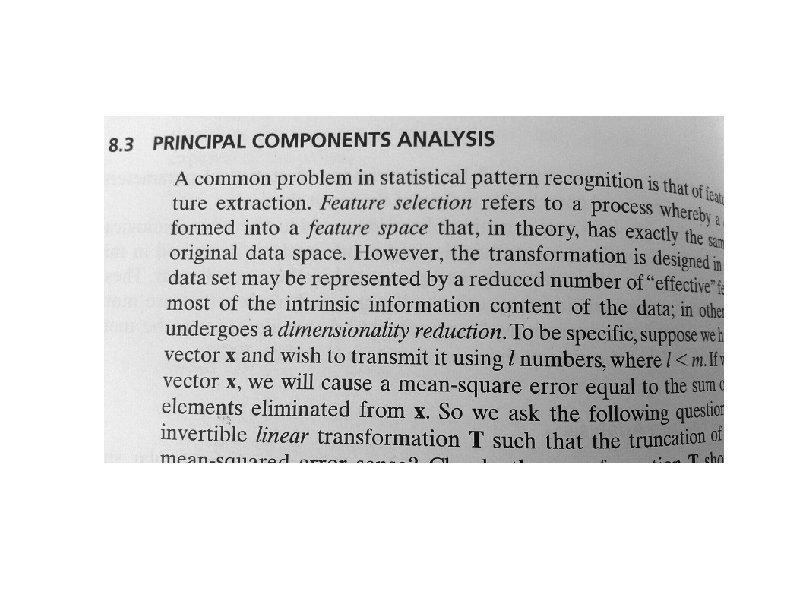
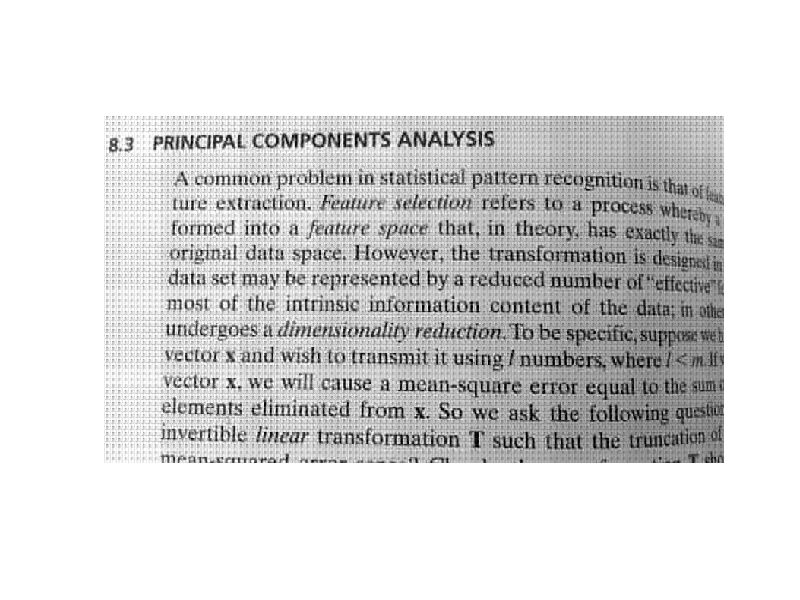
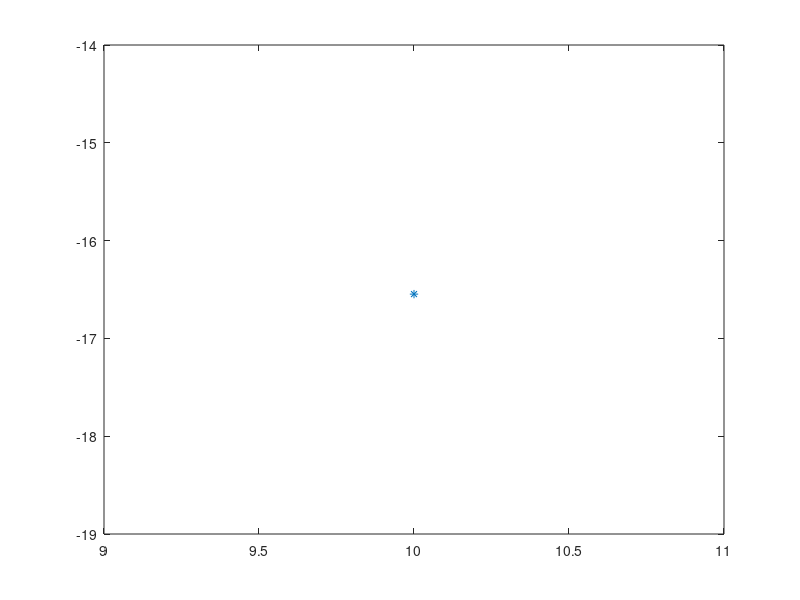

Recreate these plots in MATLAB, in order.
clc;close all;clear all

load Task3_data
figure
imshow(I)
G=I;
Ir=G(:);



pb(64,5814)=0; %each block 200
% 10 by 20 block gives 28,21

a=8;b=8;pp=0;

% per block
[m n]=size(G);
a1=m/a;b1=n/b;
for j=1:a1
pbb=zeros(a,b);
    for i=1:b1
        pbb=G(a*(j-1)+1:a*j,b*(i-1)+1:b*i);
   pp=pp+1;
        pb(:,pp)=pbb(:) ;
    end
end

Rxx=(pb*pb')/5814;
[V,ev]=eig(Rxx) ;
%returns diagonal matrix D of generalized eigenvalues and full matrix 
%V whose columns are the corresponding right eigenvectors, 
%eigen vectors V and diagonal are eigen values
eigenvalues=(diag(ev));
%eigen vectors of autocorrelation matrix explains variance
%Note that, the principal components are really 
%the eigenvalues sorted in descending order, i.e., d64 ? ... ? d2 ? d


x=zeros(64,5814);
x=pb;

% x=[pb(:,1);pb(:,2) ...]

% somewhere wrong starting from here
% mm=150; % m<n weight principal components must be less than length of input vector
pc=11
w=(rand(64,pc)-0.5)./60; %150 weights from each input going into 588 neurons
% for small weights
w=w';
% generalized hebbian algorithm
alpha=0.01;
yr=zeros(pc,5814);
wo=0;
br=0
on=1
q=0;
% need to add stop criteria condition instead of loop
% error stopping is better than weight which never converges
% can try normalsing old and new weights too
% for loop=1:30; %for checking emse iterations -17db
 loop=10
for j=1:loop
     q=q+1;
    i=0;
ar=randperm(5814);
    for s=1:5814
        br=ar(s);
    yr(:,br)=w*(x(:,br));
w=w+alpha*(yr(:,br)*x(:,br)'-tril(yr(:,br)*yr(:,br)')*w);
    end 
     alpha=0.99*alpha;
end
% problem with learning
o=zeros(64,5814);

for u=1:length(x)
o(:,u)=w'*yr(:,u); %check here yr
end
% then need to check regetting here


o=o;
% rearranging works good tested by keeping pb
% pb has 588 blocks in colunm which should be rearranged
bck3=zeros(a*a1,b*b1);
 pp=1 
 for j=1:a1
     for i=1:b1
%      bck=pb(:,pp)
bck=o(:,pp);
 bck2=vec2mat(bck,a)';
%how to rearrange blocks now into 28 and 21 of 10 by 20
 op(a*(j-1)+1:a*j,b*(i-1)+1:b*i)=bck2;
 pp=pp+1;
     end
 end
figure(5)
imshow(op)
hold on
emse1=0;emse2=0; %check this
for i=1:456
    for j=1:816
       en= (I(i,j)-op(i,j))^2; %I is input op is output
       ed=(I(i,j))^2;
    emse1=emse1+en;
    emse2=emse2+ed;
    end
end
emse=emse1/emse2
emsedb=10*log10(emse)

% err = immse(pb,o) %comand based error
% err2=10*log10(err)
% CM=100*(1-(pc/64))
figure(6)
plot(loop,emsedb,'*')
hold on
% end %for checking iterations based error









